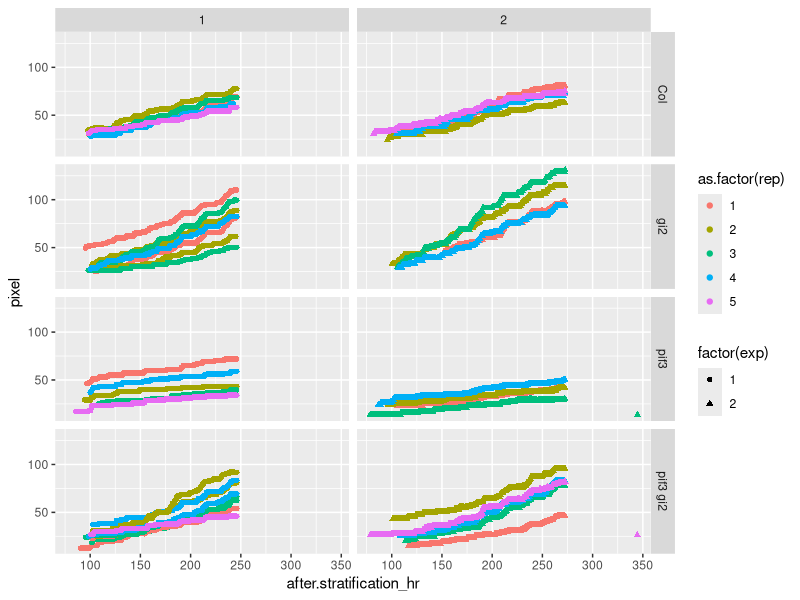

Recreate this plot in R.
## ---- chunk 1
library(ggplot2)
# functions used in this script
## vlookup
#Vlookup in R (https://gist.github.com/jnmaloof/7367450)
#Version 0.3 November 12, 2013
#Return senesical results if return column is a factor
#Version 0.2 November 11, 2013
#Require first column of table to be numeric if range lookup is being done
#Change defaults to larger=FALSE
#Julin Maloof
vlookup <- function(ref, #the value or values that you want to look for
                    table, #the table where you want to look for it; will look in first column
                    column, #the column that you want the return data to come from,
                    range=FALSE, #if there is not an exact match, return the closest?
                    larger=FALSE) #if doing a range lookup, should the smaller or larger key be used?)
{
  if(!is.numeric(column) & !column %in% colnames(table)) {
    stop(paste("can't find column",column,"in table"))
  }
  if(range) {
    if(!is.numeric(table[,1])) {
      stop(paste("The first column of table must be numeric when using range lookup"))
    }
    table <- table[order(table[,1]),] 
    index <- findInterval(ref,table[,1])
    if(larger) {
      index <- ifelse(ref %in% table[,1],index,index+1)
    }
    output <- table[index,column]
    output[!index <= dim(table)[1]] <- NA
    
  } else {
    output <- table[match(ref,table[,1]),column]
    output[!ref %in% table[,1]] <- NA #not needed?
  }
  dim(output) <- dim(ref)
  output
}
## ---- chunk 2
# setup working directory
if(Sys.info()["user"]=="nozue") {
homedir<-"/Volumes/Data6/data_JM4/2016pif3gi2_timelapse"
} # customize homedir
setwd(homedir)
# 
# reading file time stamp
## This file was created in MSDOS (Celia cam computer) by "dir" command
filetime<-read.table("2016pif3gi2filetime.txt",skip=7,nrows=869)
head(filetime)
tail(filetime)
# reading file name used in exp1
exp1.filename<-read.table("exp1.file.txt",skip=1)
# add 336 to 1 (frmae number in exp1 avi )
exp1.filename$frame<-1:nrow(exp1.filename)
# reading file name used in exp2
exp2.filename<-read.table("exp2.file.txt",nrow=533) # skip the last line "exp2.file.txt"
#exp2.filename$frame<-1:nrow(exp2.filename) # is this true? no 
exp2.filename$frame<- c(((533-308)+1):533, (309-308):(533-308))# is this true? OK. Probably I should fix it becasue this is dirty. (100316)

# reading hypocotyl length data
hyp.data<-read.csv("Marian_gi2pif3_hyp_data.csv")
# merge time stamp data and hyp.data
## extract avi movie frame name
hyp.data$frame<-as.integer(sub("(2016pif3gi2exp)(1A_|1B_|2A_|2B_)(pif3gi2|pif3|gi2|Col)(.avi:)([[:digit:]]+)([[:print:]]+)","\\5",hyp.data$label)) 

# obtaining file date/time (exp1)
hyp.data[hyp.data$exp==1,"file"]<-as.character(vlookup(hyp.data[hyp.data$exp==1,"frame"],exp1.filename[,2:1],2))
str(hyp.data)
# obtaining file date/time (exp2)
hyp.data[hyp.data$exp==2,"file"]<-as.character(vlookup(hyp.data[hyp.data$exp==2,"frame"],exp2.filename[,2:1],2))
## obtain file date/time stamp (exp1 and exp2)
hyp.data$date<-vlookup(hyp.data$file,filetime[,c("V4","V1")],2)
hyp.data$time<-vlookup(hyp.data$file,filetime[,c("V4","V2")],2)
## converted to "POSIXlt" (see ?strptime)
hyp.data$date.time<-strptime(paste(hyp.data$date,hyp.data$time,sep="/"),"%m/%d/%Y/%H:%M")

## June 27 is day3 after stratification (start day for exp1 is 
exp1.start.date.time<-strptime("6/24/2016/7:00","%m/%d/%Y/%H:%M") # start date time for exp1
exp2.start.date.time<-strptime("7/1/2016/7:00","%m/%d/%Y/%H:%M") # start date time for exp2

## day-night cycle (7:00 - 15:00 is day)
# calculate hours after stratification 
# cf. hyp.data$date.time - start.date.time gave me units="days"
# for exp1
hyp.data[hyp.data$exp==1,"after.stratification_hr"]<-
  as.numeric(gsub(" hours","",difftime(hyp.data[hyp.data$exp==1,"date.time"],exp1.start.date.time,units="hours"))) # see more in ?difftime
# for exp2
hyp.data[hyp.data$exp==2,"after.stratification_hr"]<-
  as.numeric(gsub(" hours","",difftime(hyp.data[hyp.data$exp==2,"date.time"],exp2.start.date.time,units="hours"))) # see more in ?difftime
# 
str(hyp.data)
head(hyp.data)
summary(hyp.data)
## ---- chunk 3
# under construction

## ---- chunk 4
# plot (height version)
p.height<-ggplot(hyp.data,aes(x=after.stratification_hr,y=pixel,color=as.factor(rep),shape=factor(exp))) + geom_point()+facet_grid(genotype~exp)
p.height
# plot (growth rate version)
#p.growthrate<-
